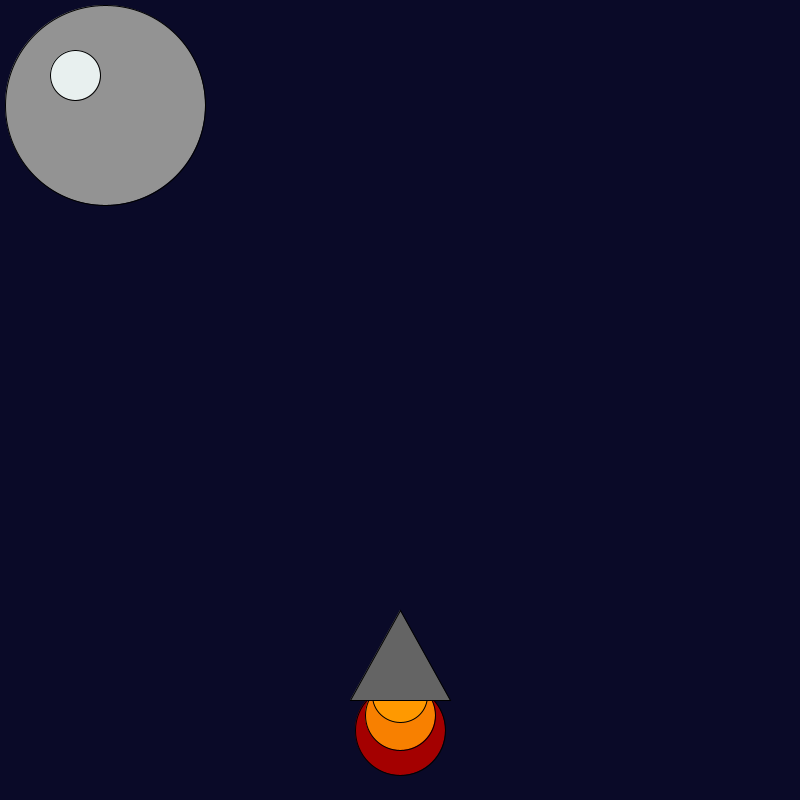
Frame 1 (no input)
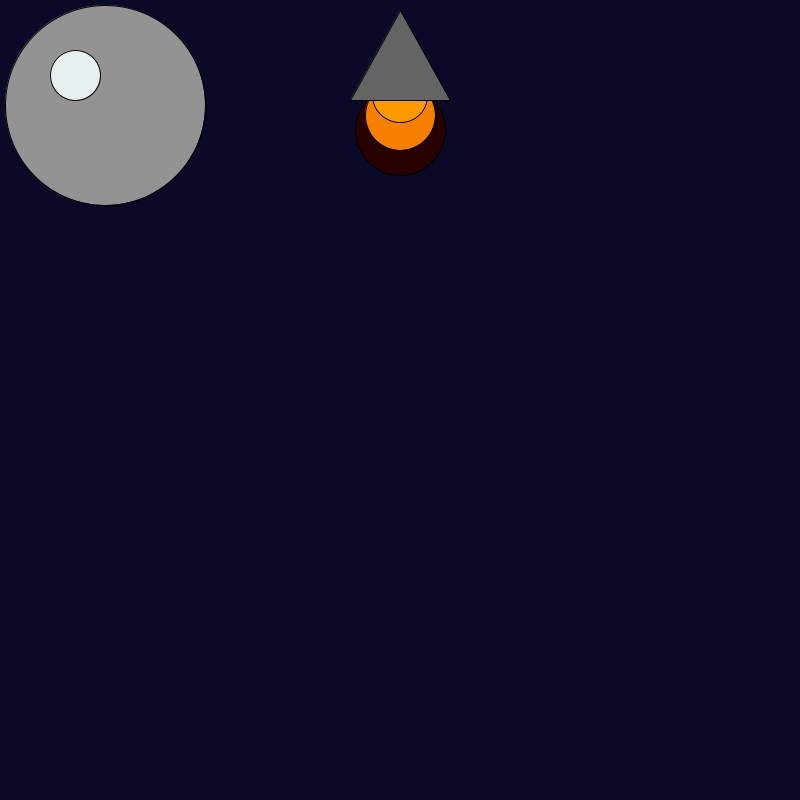
Frame 60 (the mouse pressed at the canvas centre just before this capture)
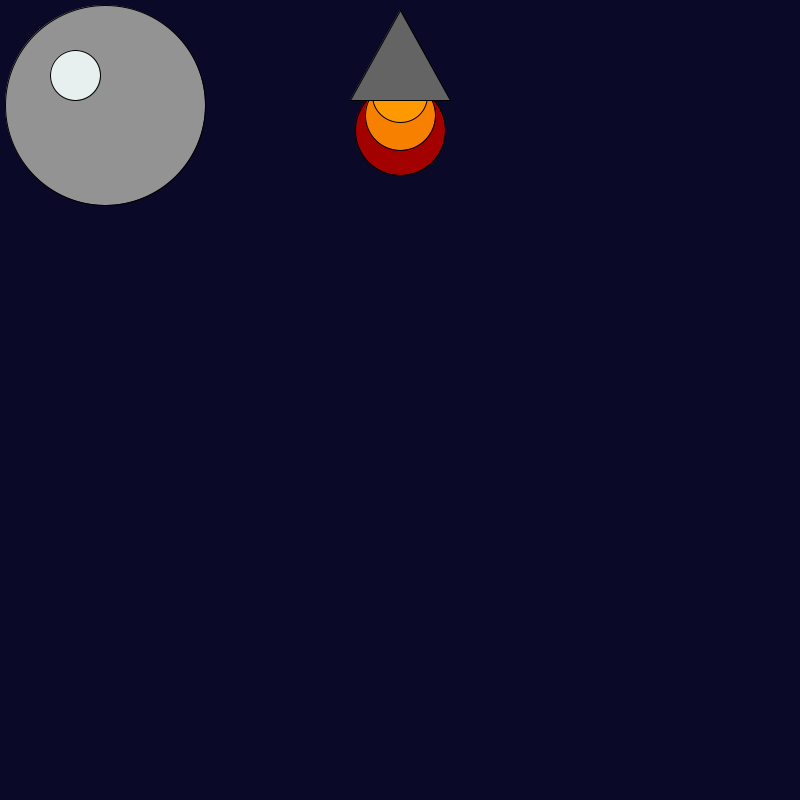
Frame 120 (the mouse held since frame 60 and released just before this capture)

The Processing sketch that drew these frames (run headless with seeded random() and noise(); from frame 60 on, the mouse is pressed at the canvas centre):

// Processing sketch: rocket_ship
// ── rocket_ship.pde
int x = 400; 
int y = 600; 

void setup() {
    size(800, 800);
    
}

void draw() {
    background(10, 10, 40); 
    fill(random(255), 0, 0);
    ellipse(x, y + 130, 90, 90);
    fill(248, 128, 0);
    ellipse(x, y + 115, 70, 70);
    fill(255, 153, 0);
    ellipse(x, y + 95, 55, 55);
    fill(100, 100, 100);
    triangle(x, y + 10, x + 50, y + 100, x - 50, y + 100);
   fill(#939393);
   ellipse(105,105,200,200);
   fill(#E8F0EF);
   ellipse(75,75,50,50);
   if(y>0) {
     y=y-15;
   }
   
}
